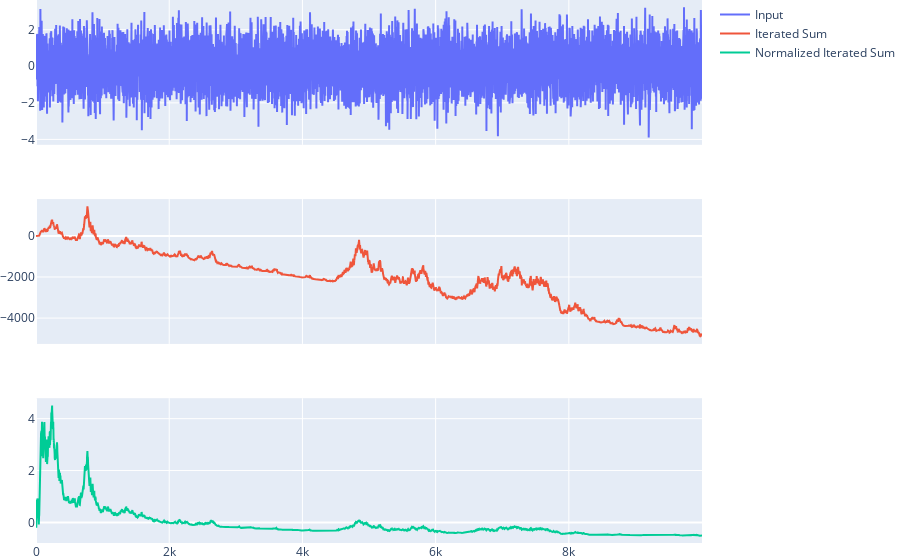

The notebook cell saved with this chart:
### Code cell
fig = make_subplots(3, 1, shared_xaxes=True)
fig.add_trace(go.Scatter(
    y=a,
    mode="lines",
    name="Input",
), row=1, col=1)
fig.add_trace(go.Scatter(
    y=itsum,
    mode="lines",
    name="Iterated Sum",
), row=2, col=1)
fig.add_trace(go.Scatter(
    y=itsum_norm,
    mode="lines",
    name="Normalized Iterated Sum",
), row=3, col=1)
fig.update_layout(
    margin=dict(l=0,r=0,b=0,t=0),
)
fig.show()

### Figure 1 — Plotly figure (JSON) as saved in the notebook; plotly's stock layout.template omitted (floating-point values rounded to 4 significant figures; data arrays with more than 128 entries replaced by an {"elided": "..."} marker saying what was removed)
{"data": [{"mode": "lines", "name": "Input", "type": "scatter", "xaxis": "x", "y": {"elided": "10000 float values"}, "yaxis": "y"}, {"mode": "lines", "name": "Iterated Sum", "type": "scatter", "xaxis": "x2", "y": {"elided": "10000 float values"}, "yaxis": "y2"}, {"mode": "lines", "name": "Normalized Iterated Sum", "type": "scatter", "xaxis": "x3", "y": {"elided": "10000 float values"}, "yaxis": "y3"}], "layout": {"margin": {"b": 0, "l": 0, "r": 0, "t": 0}, "xaxis": {"anchor": "y", "domain": [0, 1], "matches": "x3", "showticklabels": false}, "xaxis2": {"anchor": "y2", "domain": [0, 1], "matches": "x3", "showticklabels": false}, "xaxis3": {"anchor": "y3", "domain": [0, 1]}, "yaxis": {"anchor": "x", "domain": [0.7333, 1]}, "yaxis2": {"anchor": "x2", "domain": [0.3667, 0.6333]}, "yaxis3": {"anchor": "x3", "domain": [0, 0.2667]}}}
